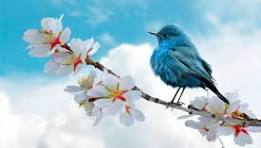
#> input picture Practicals/neg.png, 261 x 148 px
$ python pract4_2.py
#> lines starting #> are read from the running program, lines starting #| are printed output that depends on the picture
import cv2
import matplotlib.pyplot as plt
import numpy as np
# Load the image
image = cv2.imread('neg.png')
#> image is the input picture: shape (148, 261, 3); mean B, G, R 209.9, 197.2, 164.6
#Plot the original image
plt.subplot(1, 2, 1)
plt.title('Original')
plt.imshow(image)
# Adjust the brightness and contrast
# Adjusts the brightness by adding 10 to each pixel value
brightness = 10
# Adjusts the contrast by scaling the pixel values by 2.3
contrast = 2.3
image2 = cv2.addWeighted(image, contrast, np.zeros(image.shape, image.dtype), 0,
brightness)
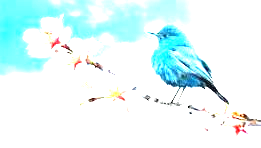
#> image2: shape (148, 261, 3); mean B, G, R 250.3, 249.6, 226.9
#Save the image
cv2.imwrite('modified_image.jpg', image2)
#Plot the contrast image
plt.subplot(1, 2, 2)
plt.title('Brightness & contrast')
plt.imshow(image2)
plt.show()
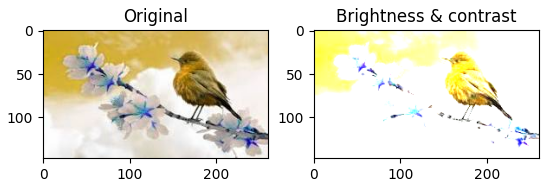
#> figure drawn by matplotlib, 2 panels; B, G, R data is drawn as R, G, B
